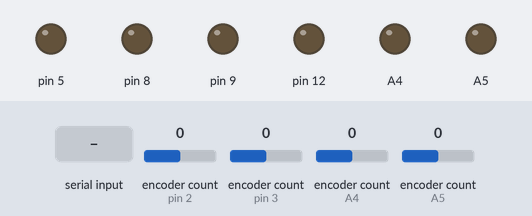
Recording of a sketch running on a simulated Arduino Uno, built with avr-gcc and run on an emulated ATmega328P. Shown: output pins drawn as LEDs (lit = HIGH). The test bench sets the inputs (shaded band); at power-on: encoder count (sensors on pin 2, pin 3, A4, A5) 0. What the sketch prints to the serial monitor is not drawn.

Above: at 1.2 s.
1.3 s: "90,45,200\n" received over Serial
At 2.5 s:
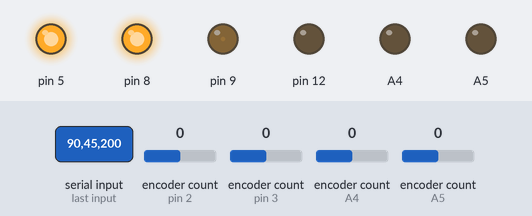
2.8 s: "0\n" received over Serial
At 3.9 s:
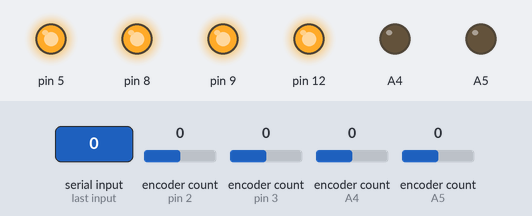
4.3 s: "5\n" received over Serial
At 5.0 s:
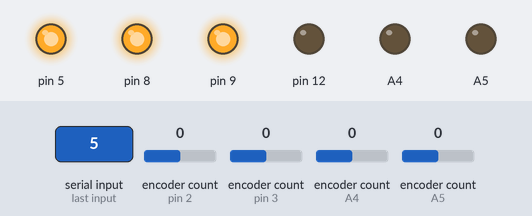
5.8 s: "90,45\n" received over Serial
At 6.7 s:
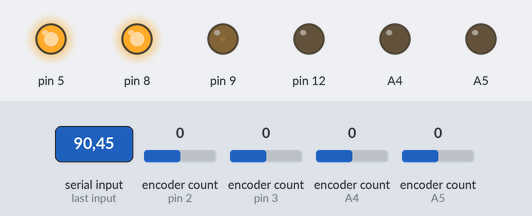
7.3 s: "90\n" received over Serial
At 8.6 s:
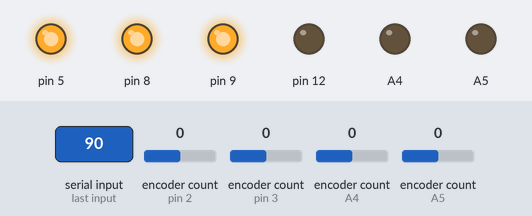
Timing chart, 0 to 9.8 s (numbered marks = the images above; inputs shaded):
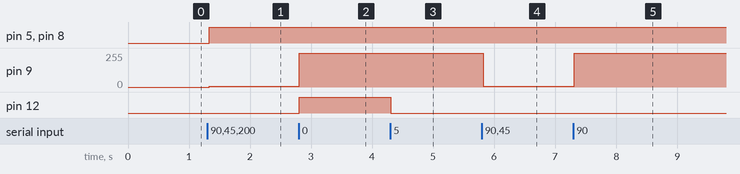

The sketch:

MecanumRobotPS2Control.ino
```cpp
// requires the Encoder library.
// ref: https://howtomechatronics.com/projects/arduino-mecanum-wheels-robot/

// 1) open Tools -> Manage Libraries...
// 2) install "Encoder" by Paul Stoffregen v1.4.1
#include <Encoder.h>


int wheelSpeed = 20;
int timedelay = 100;
String readString, servo1, servo2, servo3, servo4;


// --- SPD Motor ---
class SPDMotor {
  public:
  SPDMotor( int encoderA, int encoderB, bool encoderReversed, int motorPWM, int motorDir1, int motorDir2 );

  /// Set the PWM speed and direction pins.
  /// pwm = 0, stop (no active control)
  /// pwm = 1 to 255, proportion of CCW rotation
  /// pwm = -1 to -255, proportion of CW rotation
  void speed( int pwm );

  /// Activate a SHORT BRAKE mode, which shorts the motor drive EM, clamping motion.
  void hardStop();

  /// Get the current speed.
  int getSpeed();

  /// Get the current rotation position from the encoder.
  long getEncoderPosition();

  private:
    Encoder *_encoder;
    bool _encoderReversed;
    int _motorPWM, _motorDir1, _motorDir2;

    // Current speed setting.
    int _speed;
};

SPDMotor::SPDMotor( int encoderA, int encoderB, bool encoderReversed, int motorPWM, int motorDir1, int motorDir2 ) {
  _encoder = new Encoder(encoderA, encoderB);
  _encoderReversed = encoderReversed;

  _motorPWM = motorPWM;
  pinMode( _motorPWM, OUTPUT );
  _motorDir1 = motorDir1;
  pinMode( _motorDir1, OUTPUT );
  _motorDir2 = motorDir2;
  pinMode( _motorDir2, OUTPUT );
}

/// Set the PWM speed and direction pins.
/// pwm = 0, stop (no active control)
/// pwm = 1 to 255, proportion of CCW rotation
/// pwm = -1 to -255, proportion of CW rotation
void SPDMotor::speed( int speedPWM ) {
  _speed = speedPWM;
  if( speedPWM == 0 ) {
    digitalWrite(_motorDir1,LOW);
    digitalWrite(_motorDir2,LOW);
    analogWrite( _motorPWM, 255);
  } else if( speedPWM > 0 ) {
    digitalWrite(_motorDir1, LOW );
    digitalWrite(_motorDir2, HIGH );
    analogWrite( _motorPWM, speedPWM < 255 ? speedPWM : 255);
  } else if( speedPWM < 0 ) {
    digitalWrite(_motorDir1, HIGH );
    digitalWrite(_motorDir2, LOW );
    analogWrite( _motorPWM, (-speedPWM) < 255 ? (-speedPWM): 255);
  }
}

/// Activate a SHORT BRAKE mode, which shorts the motor drive EM, clamping motion.
void SPDMotor::hardStop() {
    _speed = 0;
    digitalWrite(_motorDir1,HIGH);
    digitalWrite(_motorDir2,HIGH);
    analogWrite( _motorPWM, 0);
}

/// Get the current speed.
int SPDMotor::getSpeed() {
    return _speed;
}

/// Get the current rotation position from the encoder.
long SPDMotor::getEncoderPosition() {
  long position = _encoder->read();
  return _encoderReversed ? -position : position;
}

//                      SPDMotor( encoderA, encoderB, encoderReversed,  motorPWM,  motorDir1,  motorDir2 ) {

//SPDMotor *motorLF = new SPDMotor(18, 31, true, 12, 34, 35); // <- Encoder reversed to make +position measurement be forward.
//SPDMotor *motorRF = new SPDMotor(19, 38, false, 8, 36, 37); // <- NOTE: Motor Dir pins reversed for opposite operation
//SPDMotor *motorLR = new SPDMotor( 3, 49, true,  9, 43, 42); // <- Encoder reversed to make +position measurement be forward.
//SPDMotor *motorRR = new SPDMotor( 2, A1, false, 5, A4, A5); // <- NOTE: Motor Dir pins reversed for opposite operation

SPDMotor *motorLF = new SPDMotor(18, 31, true, 12, 34, 35); // <- Encoder reversed to make +position measurement be forward.
SPDMotor *motorRF = new SPDMotor(19, 38, false, 8, 36, 37); // <- NOTE: Motor Dir pins reversed for opposite operation
SPDMotor *motorLR = new SPDMotor( 3, 49, true,  9, 43, 42); // <- Encoder reversed to make +position measurement be forward.
SPDMotor *motorRR = new SPDMotor( 2, A1, false, 5, A5, A4); // <- NOTE: Motor Dir pins reversed for opposite operation


void setup(){

   /*****************************
   * SKETCH 1 SETUP: Serial
   ****************************/
   Serial.begin(9600);
   Serial.setTimeout(.1);
}


void moveRobot(int LF, int LR, int RF, int RR)
{

//    if (abs(LF) > 0 || abs(LR) > 0 || abs(RF) > 0 || abs(RR) > 0)
//    {
      motorLF->speed(LF); motorRF->speed(RF);
      motorLR->speed(LR); motorRR->speed(RR);
//    }
//    else
//    {
//      motorLF->speed(LF); motorRF->speed(RF);
//      motorLR->speed(LR); motorRR->speed(RR);
//    }
}

//
//
void loop() {

   /*****************************
   * SKETCH 1 LOOP: Serial
   ****************************/
  while (Serial.available()) {
    delay(3);
    if (Serial.available() >0) {
      char c = Serial.read();  //gets one byte from serial buffer
      readString += c; //makes the string readString
    }
  }

  if (readString.length() >0) {
//      Serial.println(readString); //see what was received

      // expect a string like 07002100 containing the two servo positions
      servo1 = readString.substring(0, 4); //get the first four characters
      servo2 = readString.substring(4, 8); //get the next four characters
      servo3 = readString.substring(8, 12); //get the next four characters
      servo4 = readString.substring(12, 16); //get the next four characters
//      servo5 = readString.substring(16, 20); //get the next four characters


      int n1, n2, n3, n4; //declare as number
      char carray1[6], carray2[6], carray3[6], carray4[6]; //magic needed to convert string to a number

      servo1.toCharArray(carray1, sizeof(carray1));
      n1 = atoi(carray1);

      servo2.toCharArray(carray2, sizeof(carray2));
      n2 = atoi(carray2);

      servo3.toCharArray(carray3, sizeof(carray3));
      n3 = atoi(carray3);

      servo4.toCharArray(carray4, sizeof(carray4));
      n4 = atoi(carray4);

//      servo5.toCharArray(carray5, sizeof(carray5));
//      n5 = atoi(carray5);


      Serial.print(" 1:");  //print ot serial monitor to see results
      Serial.print(n1);  //print ot serial monitor to see results
      Serial.print(", 2:");
      Serial.print(n2);
      Serial.print(", 3:");
      Serial.print(n3);
      Serial.print(", 4:");
      Serial.print(n4);
//      Serial.print(", Duration:");
//      Serial.print(n5);

      moveRobot(n1, n2, n3, n4);
    readString="";
  }
   /*****************************
   * END OF SKETCH 1 LOOP: Serial
   ****************************/
}
```

Measured:
- after the input at 1.3 s, pin 5, pin 8: LOW → HIGH at once; pin 9: 0/255 → 5/255 at once
- after the input at 2.8 s, pin 9: 5/255 → 255/255 at once; pin 12: LOW → HIGH at once
- after the input at 4.3 s, pin 12: HIGH → LOW at once
- after the input at 5.8 s, pin 9: 255/255 → 5/255 at once
- after the input at 7.3 s, pin 9: 5/255 → 255/255 at once
